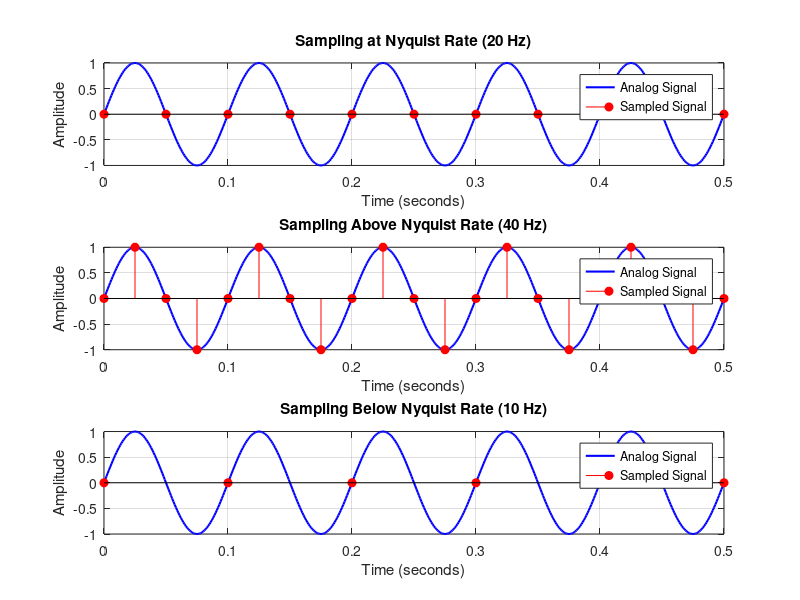

This figure's MATLAB source: (Note: this script raises an error after producing the figure.)
clc;
clear;
close all;

% Message signal parameters
fm = 10;
t = 0:0.001:0.5;

% Original analog signal
x = sin(2*pi*fm*t);

% Sampling frequencies
fs1 = 20;  % Nyquist rate
fs2 = 40;  % Above Nyquist
fs3 = 10;  % Below Nyquist

% Sampling time
t1 = 0:1/fs1:0.5;
t2 = 0:1/fs2:0.5;
t3 = 0:1/fs3:0.5;

% Sampled signals
x1 = sin(2*pi*fm*t1);
x2 = sin(2*pi*fm*t2);
x3 = sin(2*pi*fm*t3);

% Plot original signal
subplot(3,1,1);
plot(t,x,'b','LineWidth',1.5);
hold on;
stem(t1,x1,'r','filled');
title('Sampling at Nyquist Rate (20 Hz)');
xlabel('Time (seconds)');
ylabel('Amplitude');
legend('Analog Signal','Sampled Signal');
grid on;

% Plot above Nyquist
subplot(3,1,2);
plot(t,x,'b','LineWidth',1.5);
hold on;
stem(t2,x2,'r','filled');
title('Sampling Above Nyquist Rate (40 Hz)');
xlabel('Time (seconds)');
ylabel('Amplitude');
legend('Analog Signal','Sampled Signal');
grid on;

% Plot below Nyquist
subplot(3,1,3);
plot(t,x,'b','LineWidth',1.5);
hold on;
stem(t3,x3,'r','filled');
title('Sampling Below Nyquist Rate (10 Hz)');
xlabel('Time (seconds)');
ylabel('Amplitude');
legend('Analog Signal','Sampled Signal');
grid on;

sgtitle('Comparison of Sine Wave Sampling');
